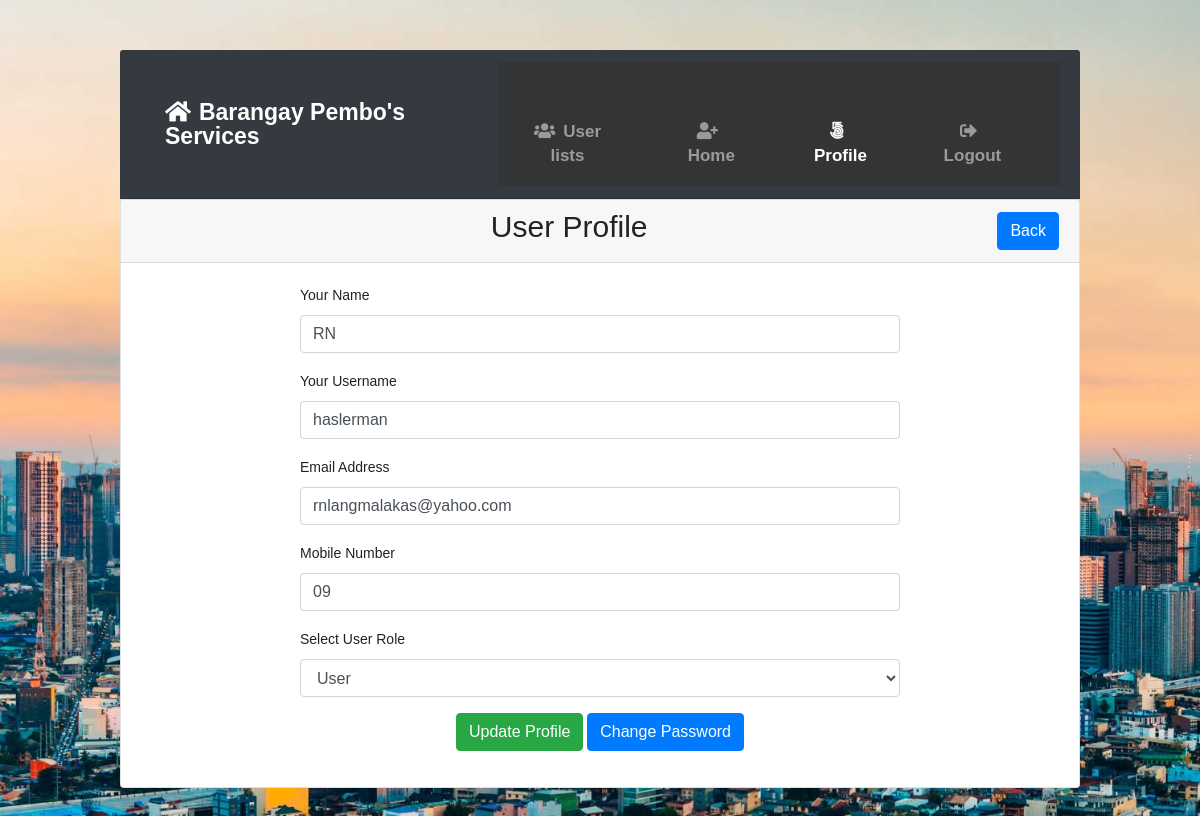
The app's page /profile.php?id=42 (signed in) with its own data.
### tables this page shows
CREATE TABLE `tbl_users` (
  `id` int(11) NOT NULL,
  `name` varchar(255) DEFAULT NULL,
  `username` varchar(255) DEFAULT NULL,
  `email` varchar(255) DEFAULT NULL,
  `password` varchar(255) DEFAULT NULL,
  `mobile` varchar(25) DEFAULT NULL,
  `roleid` tinyint(4) DEFAULT NULL,
  `isActive` tinyint(4) DEFAULT 0,
  `created_at` timestamp NOT NULL DEFAULT current_timestamp(),
  `updated_at` timestamp NOT NULL DEFAULT current_timestamp()
);

### classes/Users.php (called while the page is built, shortened)
<?php
include 'lib/Database.php';
include_once 'lib/Session.php';
class Users{
  private $db;
  public function __construct(){
    $this->db = new Database();
  }
    public function getUserInfoById($userid){
      $sql = "SELECT * FROM tbl_users WHERE id = :id LIMIT 1";
      $stmt = $this->db->pdo->prepare($sql);
      $stmt->bindValue(':id', $userid);
      $stmt->execute();
      $result = $stmt->fetch(PDO::FETCH_OBJ);
      if ($result) {
        return $result;
      }else{
        return false;
      }
    }
}

### lib/Database.php (called while the page is built, shortened)
<?php
class  Database{
  public $pdo;
  public function __construct(){
    if (!isset($this->pdo)) {
      try {
        $link = new PDO('mysql:host='.DB_HOST.'; dbname='.DB_NAME, DB_USER, DB_PASS);
        $link->setAttribute(PDO::ATTR_ERRMODE, PDO::ERRMODE_EXCEPTION);
        $link->exec("SET CHARACTER SET utf8");
        $this->pdo  =  $link;
      } catch (PDOException $e) {
        die("Connection error...".$e->getMessage());
      }
    }
  }
}

### lib/Session.php (called while the page is built, shortened)
<?php
class Session{
  public static function get($key) {
    if (isset($_SESSION[$key])) {
      return $_SESSION[$key];
    }
    else{
      return false;
    }
  }
}

### profile.php (the view, shortened to what this page needs)
<!DOCTYPE html>
<html>
<head>
    <link rel="stylesheet" type="text/css" href="main.css">
    <?php
    include 'inc/header.php';
    if (isset($_GET['id'])) {
        $userid = preg_replace('/[^a-zA-Z0-9-]/', '', (int)$_GET['id']);
    }
    ?>
</head>
<body>
    <div class="card ">
        <div class="card-header">
            <h3 class='text-center1'>User Profile <span class="float-right"> <a href="index.php" class="btn btn-primary">Back</a> </h3>
        </div>
        <div class="card-body">
            <?php
            $getUinfo = $users->getUserInfoById($userid);
            if ($getUinfo) {
                ?>
                <div style="width:600px; margin:0px auto">
                    <form class="" action="" method="POST">
                        <div class="form-group">
                            <label for="name">Your Name</label>
                            <input type="text" name="name" value="<?php echo $getUinfo->name; ?>" class="form-control">
                        </div>
                        <div class="form-group">
                            <label for="username">Your Username</label>
                            <input type="text" name="username" value="<?php echo $getUinfo->username; ?>" class="form-control">
                        </div>
                        <div class="form-group">
                            <label for="email">Email Address</label>
                            <input type="email" id="email" name="email" value="<?php echo $getUinfo->email; ?>" class="form-control">
                        </div>
                        <div class="form-group">
                            <label for="mobile">Mobile Number</label>
                            <input type="text" id="mobile" name="mobile" value="<?php echo $getUinfo->mobile; ?>" class="form-control">
                        </div>
            <?php if (Session::get("roleid") == '4' || (Session::get("roleid") == '1' && Session::get("id") != $getUinfo->id)) { ?>
                <div class="form-group
                    <?php if (Session::get("id") == $getUinfo->id && Session::get("roleid") == '1') {
                        echo "d-none";
                }
            ?>">
                            <div class="form-group">
                                <label for="sel1">Select User Role</label>
                                <select class="form-control" name="roleid" id="roleid">
                                    <?php
                                    if ($getUinfo->roleid == '1') {
                                        ?>
                                        <option value="1" selected='selected'>Admin</option>
                                        <option value="2">Editor</option>
                                        <option value="3">User</option>
                                        <option value="4">SuperAdmin</option>
                                    <?php } elseif ($getUinfo->roleid == '3') {
                                        ?>
                                        <option value="3" selected='selected'>User</option>
                                    <?php } ?>
                                </select>
                            </div>
                        </div>
                    <?php } else { ?>
                        <input type="hidden" name="roleid" value="<?php echo $getUinfo->roleid; ?>">
                    <?php } ?>
                    <?php if (Session::get("id") == $getUinfo->id) { ?>
                        <div class="form-group text-center">
                            <button type="submit" name="update" class="btn btn-success">Update Profile</button>
                            <a class="btn btn-primary" href="changepass.php?id=<?php echo $getUinfo->id; ?>">Change Password</a>
                        </div>
                    <?php } elseif (Session::get("roleid") == '1' || Session::get("roleid") == '4') { ?>
                        <div class="form-group text-center">
                            <button type="submit" name="update" class="btn btn-success">Update Profile</button>
                            <a class="btn btn-primary" href="changepass.php?id=<?php echo $getUinfo->id; ?>">Change Password</a>
                        </div>
                    <?php } elseif (Session::get("roleid") == '2') { ?>
                        <div class="form-group text-center">
                            <button type="submit" name="update" class="btn btn-success">Update Profile</button>
                        </div>
                    <?php } else { ?>
                        <div class="form-group">
                            <a class="btn btn-primary" href="index.php">Ok</a>
                        </div>
                    <?php } ?>
                </form>
            </div>
        <?php } else {
            header('Location:index.php');
        } ?>
    </div>
</div>

### main.css (style rules this page uses)
body, h1, h2, h3, p, ul, li { margin: 0; padding: 0; }
body { background-image: url('images/MakatiWP.jpg'); background-size: cover; background-repeat: no-repeat; background-attachment: fixed; font-family: Arial, sans-serif; }
h3 { font-size: 18px; margin-top: 10px; text-align: center; }
.card { margin-bottom: 80px; }

### assets/style.css (style rules this page uses)
body { line-height: 24px; font-size: 14px; font-style: normal; font-weight: normal; visibility: visible; font-family: 'Nunito', sans-serif; color: #222; }
h1, h2, h3, h4, h5, h6 { color: #222; font-family: 'Nunito', sans-serif; font-weight: 400; margin-top: 0; }
h3 { font-size: 24px; line-height: 30px; }

### records on screen
tbl_users: name "RN", username "haslerman", email "rnlangmalakas@yahoo.com", mobile "09", roleid "User"
